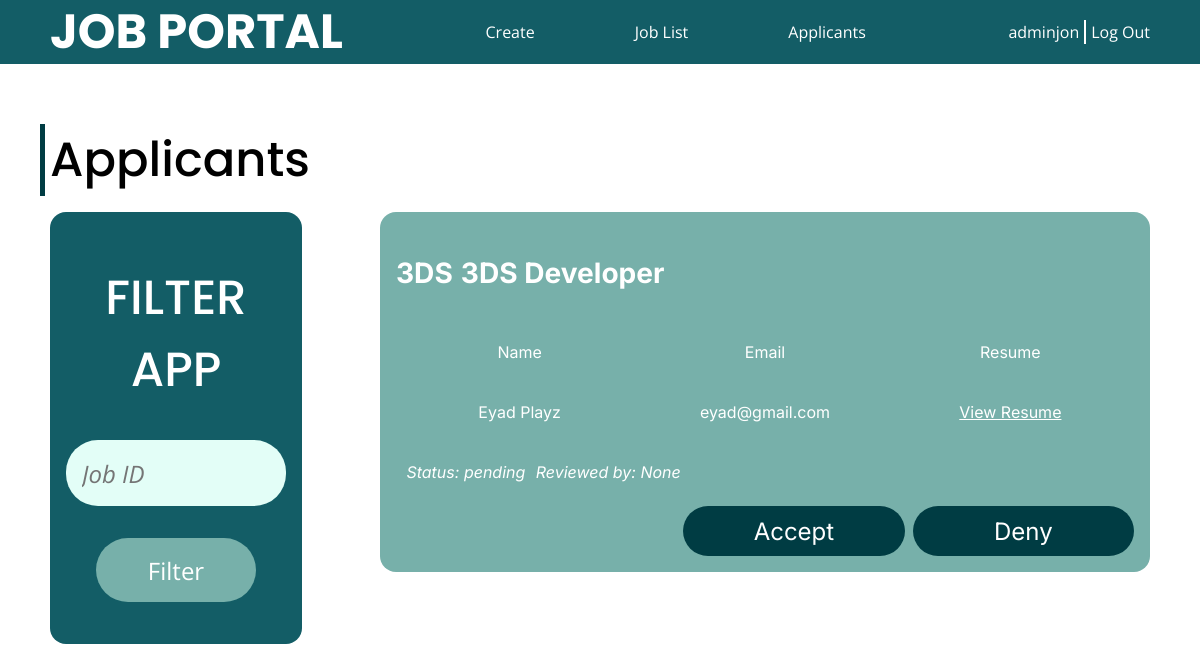
The page /jobs/applicants/3DS/ (signed in) on the database its author committed.
### accounts/models.py (models this page shows)
class Account(AbstractUser):
    ACCOUNT_TYPES = (
        (0, 'user'),
        (1, 'coadmin'),
    )
    username = models.CharField(max_length=255, primary_key=True, help_text='Username has to be at minimum 8 characters.')
    password = models.CharField(max_length=255)
    account_type = models.IntegerField(choices=ACCOUNT_TYPES, default=0)
    email = models.EmailField()
    company = models.CharField(max_length=255, null=True, default=None, blank=True)

### jobs/models.py (models this page shows)
class Applicant(models.Model):
    username = models.CharField(max_length=255)
    job = models.ForeignKey(Job, on_delete=models.CASCADE, related_name='job_applicant')
    time = models.DateTimeField(auto_now_add=True)
    fullname = models.CharField(max_length=255)
    email = models.EmailField()
    admin = models.CharField(max_length=255, null=True, default=None)
    status = models.CharField(max_length=20 ,default='pending')
    resume = models.FileField(upload_to=generate_unique_filename)
    class Meta:
        unique_together = ('username', 'job', 'time')

class Job(models.Model):
    id = models.CharField(max_length=10, primary_key=True)
    name = models.CharField(max_length=255)
    status = models.BooleanField(default=False)
    xp = models.PositiveIntegerField(default=0)
    des = models.TextField()
    salary = models.PositiveIntegerField(default=0)
    admin = models.CharField(max_length=255)
    company = models.CharField(max_length=255)

### jobs/views.py (the view, shortened to what this page needs)
# urls.py: path('jobs/applicants/<str:id>/', views.applicants, name='applicants - id'),
@login_required(login_url='/login/')
@csrf_exempt
def applicants(request, id):
    try:
        jobobject = Job.objects.get(id=id)
    except Job.DoesNotExist:
        raise Http404("Job does not exist")
    user = request.user
    if not isadmin(user.account_type):
            template = loader.get_template('401.html')
            return HttpResponse(template.render(), status=401)
    if request.method == 'GET':
        applicants = Applicant.objects.filter(job=id).order_by('-time')
        for x in applicants:
            x.name = jobobject.name
        prameters = {
            'applicants': applicants,
            'username': user.username,
        }
        template = loader.get_template('applicants.html')
        return HttpResponse(template.render(prameters, request))

### jobs/views.py (called while the page is built)
def isadmin(type):
    return type

### jobs/templates/applicants.html (shortened to what this page needs)
<!DOCTYPE html>
<html lang="en">
<head>
    {% load static %}
    <link rel="stylesheet" href="{% static 'css/root.css' %}" />
    <link rel="stylesheet" href="{% static 'css/admin/applicants.css' %}">
</head>
<body>
    <nav>
        <h2>JOB PORTAL</h2>
        <ul class="quick-links">
            <li><a href="/jobs/add/">Create</a></li>
            <li><a href="/joblist/">Job List</a></li>
            <li><a href="/jobs/applicants">Applicants</a></li>
        </ul>
        <div class="user">
            <a href="/home/" id="username">{{username}}</a>
            <div class="split"></div>
            <a href="/logout/" id='logout'>Log Out</a>
        </div>
    </nav>
    <div class="container">
        <h2>Applicants</h2>
        <div class="inner-container">
            <div class="filter">
                <h3>FILTER APP</h3>
                <form id="filterForm">
                    <input type="text" id="jobid" placeholder="Job ID" name='jobid' value="{{job.id}}"/>
                    <input type="submit" value="Filter" id="filter" />
                </form>
            </div>
            <div class="applicants" id="applicants">
                {% for x in applicants %}
                    <div class="job" id="applicant-{{x.id}}">
                        <div class="job-info">
                            <h3 class="id">{{x.job_id}}</h3>
                            <h3 class="name">{{x.job.name}}</h3>
                        </div>
                        <div class="app-info">
                            <p class="name">Name</p>
                            <p class="email">Email</p>
                            <p class="resume">Resume</p>
                        </div>
                        <div class="app-value">
                            <p class="name">{{x.fullname}}</p>
                            <p class="email">{{x.email}}</p>
                            <a class="resume" href="{{x.resume.url}}" target="_blank">View Resume</a>
                        </div>
                        <div class="status">
                            <p class="type">Status: {{x.status}}</p>
                            <p class="admin">Reviewed by: {{x.admin}}</p>
                        </div>
                        {%if x.status == 'pending'%}
                            <div class="buttons">
                                <button class="accept">Accept</button>
                                <button class="deny">Deny</button>
                            </div>
                        {%endif%}
                    </div>
                {%endfor%}
            </div>
        </div>
    </div>
</body>
</html>

### static/css/root.css (style rules this page uses)
:root { --main-color-dark: #003C43; --main-color-normal: #135d66; --main-color-light: #77b0aa; --main-color-vlight: #e3fef7; --main-color-alpha: #00000088; --border-radius-s: 8px; --border-radius-m: 12px; --border-radius-l: 16px; --border-radius-f: 2rem; --font-poppins: 'Poppins'; --font-inter: 'Inter'; --font-roboto: 'Roboto'; --font-open-sans: 'Open Sans'; --text-color-b: #000; --text-color-w: #fff; --text-color-g: #888; }
body { margin: 0; }
nav { position: fixed; display: flex; justify-content: space-between; top: 0; left: 0; right: 0; height: 64px; padding-inline: 50px; background-color: var(--main-color-normal); color: var(--text-color-w); z-index: 999; }
nav h2 { font-family: var(--font-poppins); font-weight: bold; margin: 0; padding: 0; height: 100%; font-size: 48px; display: flex; align-items: center; justify-content: center; }
nav .user { display: flex; gap: 5px; font-family: var(--font-open-sans); height: 100%; align-items: center; }
nav .user .split { background-color: var(--text-color-w); width: 2px; height: 24px; }
nav .quick-links { padding: 0; display: flex; gap: 100px; justify-content: center; align-items: center; }
nav .quick-links li { list-style: none; font-family: var(--font-open-sans); }
nav .quick-links li a { position: relative; }
nav .quick-links li a::after { content: ''; position: absolute; width: 0%; height: 1px; bottom: -5px; left: 0; background-color: var(--text-color-w); transition: all 250ms ease-in-out; }
a, button { color: inherit; font-family: inherit; text-decoration: none; }

### static/css/admin/applicants.css (style rules this page uses)
.container { margin-top: calc(64px + 60px); padding-inline: 50px; }
.container h2 { font-size: 48px; font-family: var(--font-poppins); font-weight: 500; margin-block: 16px; position: relative; }
.container h2::before { content: ''; width: 5px; height: 100%; position: absolute; left: -10px; top: 0; background-color: var(--main-color-dark); }
.container .inner-container { display: flex; justify-content: space-between; width: 100%; }
.container .inner-container .filter { background-color: var(--main-color-normal); width: 20%; padding: 16px; border-radius: var(--border-radius-l); display: flex; flex-direction: column; justify-content: space-evenly; color: var(--text-color-w); height: 50vh; }
.container .inner-container .filter h3 { font-size: 48px; font-weight: 500; font-family: var(--font-poppins); margin-block: 8px; width: 100%; text-align: center; }
.container .inner-container .filter input { height: 64px; width: calc(100% - 32px); display: block; background-color: var(--main-color-vlight); border: 0; border-radius: var(--border-radius-f); padding-inline: 16px; margin-bottom: 32px; font-size: 24px; font-family: var(--font-open-sans); font-style: normal; }
.container .inner-container .filter #filter { width: calc(100% - 60px); margin: auto; color: var(--text-color-w); background-color: var(--main-color-light); transition: all 250ms ease-in-out; }
.container .inner-container .applicants { display: flex; flex-direction: column; justify-content: flex-start; gap: 32px; width: 70%; }
.container .inner-container .applicants .job { display: flex; flex-direction: column; justify-content: space-evenly; color: var(--text-color-w); background-color: var(--main-color-light); border-radius: var(--border-radius-l); padding: 16px; font-family: var(--font-inter); gap: 8px; }
.container .inner-container .applicants .job .job-info { display: flex; justify-content: flex-start; gap: 8px; font-weight: 500; font-size: 24px; }
.container .inner-container .applicants .job .app-info, .container .inner-container .applicants .job .app-value { display: flex; justify-content: space-evenly; align-items: baseline; }
.container .inner-container .applicants .job .app-info p, .container .inner-container .applicants .job .app-value p, .container .inner-container .applicants .job .app-value a { width: 33%; text-align: center; }
.container .inner-container .applicants .job .app-value a { text-decoration: underline; }
.container .inner-container .applicants .job .status { display: flex; width: 40%; font-style: italic; justify-content: space-evenly; }
.container .inner-container .applicants .job .buttons { display: flex; gap: 8px; justify-content: flex-end; }
.container .inner-container .applicants .job .buttons button { width: 30%; background-color: var(--main-color-dark); border: 0; border-radius: var(--border-radius-f); height: 50px; font-size: 24px; transition: all 250ms ease-in-out; }

### rows shown on the page
Account: username "adminjon"
Applicant: job_id "3DS", job.name "3DS Developer", fullname "Eyad Playz", email "eyad@gmail.com", status "pending", admin "None", shows "Accept"
